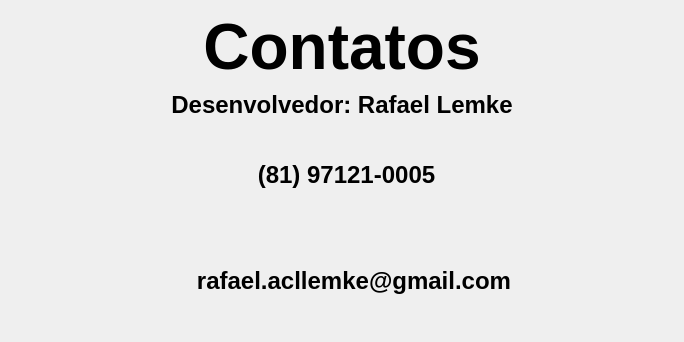
         <widget class="QWidget" name="pg_contato">
          <layout class="QVBoxLayout" name="verticalLayout_13">
           <item>
            <widget class="QLabel" name="label_16">
             <property name="maximumSize">
              <size>
               <width>16777215</width>
               <height>200</height>
              </size>
             </property>
             <property name="font">
              <font>
               <pointsize>30</pointsize>
               <weight>75</weight>
               <bold>true</bold>
              </font>
             </property>
             <property name="text">
              <string>&lt;html&gt;&lt;head/&gt;&lt;body&gt;&lt;p align=&quot;center&quot;&gt;&lt;span style=&quot; font-size:48pt;&quot;&gt;Contatos&lt;/span&gt;&lt;/p&gt;&lt;/body&gt;&lt;/html&gt;</string>
             </property>
             <property name="alignment">
              <set>Qt::AlignCenter</set>
             </property>
            </widget>
           </item>
           <item>
            <widget class="QLabel" name="label_20">
             <property name="text">
              <string>&lt;html&gt;&lt;head/&gt;&lt;body&gt;&lt;p align=&quot;center&quot;&gt;&lt;span style=&quot; font-size:18pt; font-weight:600;&quot;&gt;Desenvolvedor: Rafael Lemke&lt;/span&gt;&lt;/p&gt;&lt;/body&gt;&lt;/html&gt;</string>
             </property>
            </widget>
           </item>
           <item>
            <layout class="QHBoxLayout" name="horizontalLayout_16">
             <item>
              <layout class="QHBoxLayout" name="horizontalLayout_13">
               <property name="leftMargin">
                <number>0</number>
               </property>
               <item>
                <spacer name="horizontalSpacer">
                 <property name="orientation">
                  <enum>Qt::Horizontal</enum>
                 </property>
                 <property name="sizeHint" stdset="0">
                  <size>
                   <width>40</width>
                   <height>20</height>
                  </size>
                 </property>
                </spacer>
               </item>
               <item>
                <widget class="QLabel" name="label_23">
                 <property name="sizePolicy">
                  <sizepolicy hsizetype="Fixed" vsizetype="Fixed">
                   <horstretch>0</horstretch>
                   <verstretch>0</verstretch>
                  </sizepolicy>
                 </property>
                 <property name="minimumSize">
                  <size>
                   <width>100</width>
                   <height>100</height>
                  </size>
                 </property>
                 <property name="maximumSize">
                  <size>
                   <width>100</width>
                   <height>100</height>
                  </size>
                 </property>
                 <property name="sizeIncrement">
                  <size>
                   <width>100</width>
                   <height>100</height>
                  </size>
                 </property>
                 <property name="baseSize">
                  <size>
                   <width>100</width>
                   <height>100</height>
                  </size>
                 </property>
                 <property name="styleSheet">
                  <string notr="true"/>
                 </property>
                 <property name="text">
                  <string>&lt;html&gt;&lt;head/&gt;&lt;body&gt;&lt;p align=&quot;center&quot;&gt;&lt;img src=&quot;projeto_01/docs/whats.png&quot;/&gt;&lt;/p&gt;&lt;/body&gt;&lt;/html&gt;</string>
                 </property>
                 <property name="alignment">
                  <set>Qt::AlignCenter</set>
                 </property>
                 <property name="margin">
                  <number>0</number>
                 </property>
                </widget>
               </item>
               <item>
                <widget class="QLabel" name="label_21">
                 <property name="styleSheet">
                  <string notr="true">padding-right: 100px</string>
                 </property>
                 <property name="text">
                  <string>&lt;html&gt;&lt;head/&gt;&lt;body&gt;&lt;p align=&quot;center&quot;&gt;&lt;span style=&quot; font-size:18pt; font-weight:600;&quot;&gt;(81) 97121-0005&lt;/span&gt;&lt;/p&gt;&lt;/body&gt;&lt;/html&gt;</string>
                 </property>
                 <property name="alignment">
                  <set>Qt::AlignLeading|Qt::AlignLeft|Qt::AlignVCenter</set>
                 </property>
                </widget>
               </item>
               <item>
                <spacer name="horizontalSpacer_2">
                 <property name="orientation">
                  <enum>Qt::Horizontal</enum>
                 </property>
                 <property name="sizeHint" stdset="0">
                  <size>
                   <width>40</width>
                   <height>20</height>
                  </size>
                 </property>
                </spacer>
               </item>
              </layout>
             </item>
            </layout>
           </item>
           <item>
            <layout class="QHBoxLayout" name="horizontalLayout_15">
             <item>
              <layout class="QHBoxLayout" name="horizontalLayout_14">
               <property name="leftMargin">
                <number>35</number>
               </property>
               <item>
                <spacer name="horizontalSpacer_3">
                 <property name="orientation">
                  <enum>Qt::Horizontal</enum>
                 </property>
                 <property name="sizeHint" stdset="0">
                  <size>
                   <width>40</width>
                   <height>20</height>
                  </size>
                 </property>
                </spacer>
               </item>
               <item>
                <widget class="QLabel" name="label_24">
                 <property name="sizePolicy">
                  <sizepolicy hsizetype="Fixed" vsizetype="Fixed">
                   <horstretch>0</horstretch>
                   <verstretch>0</verstretch>
                  </sizepolicy>
                 </property>
                 <property name="minimumSize">
                  <size>
                   <width>100</width>
                   <height>100</height>
                  </size>
                 </property>
                 <property name="maximumSize">
                  <size>
                   <width>100</width>
                   <height>100</height>
                  </size>
                 </property>
                 <property name="sizeIncrement">
                  <size>
                   <width>100</width>
                   <height>100</height>
                  </size>
                 </property>
                 <property name="baseSize">
                  <size>
                   <width>100</width>
                   <height>100</height>
                  </size>
                 </property>
                 <property name="text">
                  <string>&lt;html&gt;&lt;head/&gt;&lt;body&gt;&lt;p align=&quot;center&quot;&gt;&lt;img src=&quot;projeto_01/docs/email.png&quot;/&gt;&lt;/p&gt;&lt;/body&gt;&lt;/html&gt;</string>
                 </property>
                 <property name="alignment">
                  <set>Qt::AlignCenter</set>
                 </property>
                </widget>
               </item>
               <item>
                <widget class="QLabel" name="label_22">
                 <property name="styleSheet">
                  <string notr="true">padding-right: 120px</string>
                 </property>
                 <property name="text">
                  <string>&lt;html&gt;&lt;head/&gt;&lt;body&gt;&lt;p align=&quot;center&quot;&gt;&lt;span style=&quot; font-size:18pt; font-weight:600;&quot;&gt;rafael.acllemke@gmail.com&lt;/span&gt;&lt;/p&gt;&lt;/body&gt;&lt;/html&gt;</string>
                 </property>
                </widget>
               </item>
               <item>
                <spacer name="horizontalSpacer_4">
                 <property name="orientation">
                  <enum>Qt::Horizontal</enum>
                 </property>
                 <property name="sizeHint" stdset="0">
                  <size>
                   <width>40</width>
                   <height>20</height>
                  </size>
                 </property>
                </spacer>
               </item>
              </layout>
             </item>
            </layout>
           </item>
          </layout>
         </widget>
